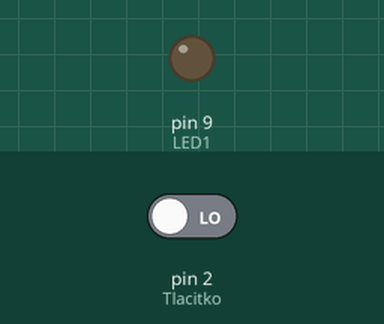
Bench run of a sketch on a simulated Arduino Uno, built with avr-gcc and run on an emulated ATmega328P. Shown: output pins drawn as LEDs (lit = HIGH). The test bench sets the inputs (shaded band); at power-on: pin 2 (Tlacitko) LOW.

Above: at 1.2 s.
1.3 s: pin 2 (Tlacitko) driven HIGH
At 2.1 s:
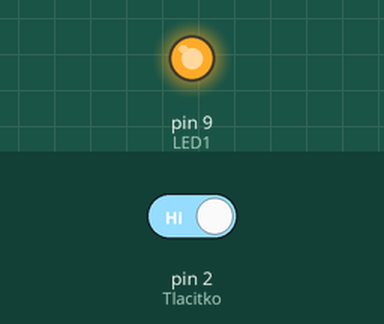
2.8 s: pin 2 (Tlacitko) driven LOW
At 3.2 s:
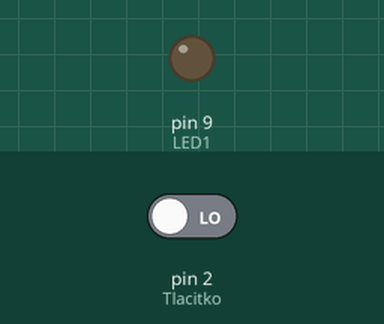
Timing chart, 0 to 5.8 s (numbered marks = the images above; inputs shaded):
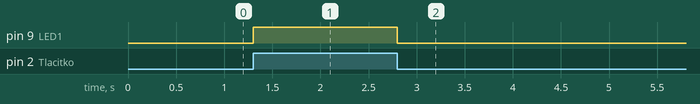

The sketch:

Tlacitko.ino
```cpp
int LED1 = 9;	// nastavení pinu na ke kterému je p?ipojena LED
int Tlacitko = 2;// nastavení pinu na kterém je p?ipojeno tla?ítko

void setup(){
	pinMode(LED1,OUTPUT); // nastavení pinu LED1  jako výstpní
	pinMode(Tlacitko,INPUT); // nastavení pinu Tlaciko jako  vstupní
}
void loop(){
	if(digitalRead(Tlacitko) == 1) // pokud je na pin Tlaciko p?ivedeno 5V ( tlacitko je  zmá?knuto) tak rozsvi? LED
		digitalWrite(LED1,1); // nastaví výstup pinu LED1 na 1 (5V)
	else
		digitalWrite(LED1,0); // nastaví výstup LED1 na 0 (0V)

}
```

Measured:
- after the input at 1.3 s, pin 9 (LED1): LOW → HIGH at once
- after the input at 2.8 s, pin 9 (LED1): HIGH → LOW at once
